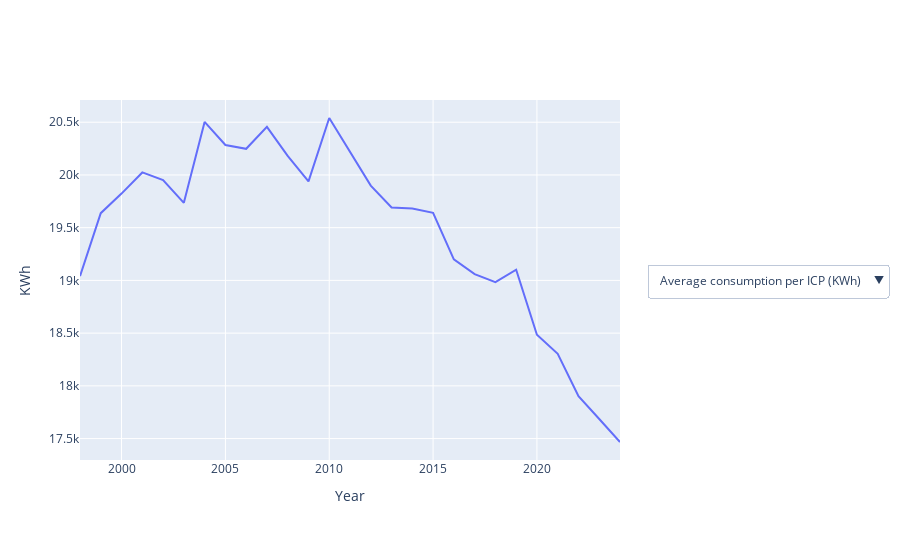

Source (notebook cell):
### Markdown cell above
# Average Electricity Consumption Plot

### Code cell
import importlib
import average_consumption
importlib.reload(average_consumption)
from average_consumption import create_average_consumption_plot

fig, show_plot = create_average_consumption_plot()
show_plot()
